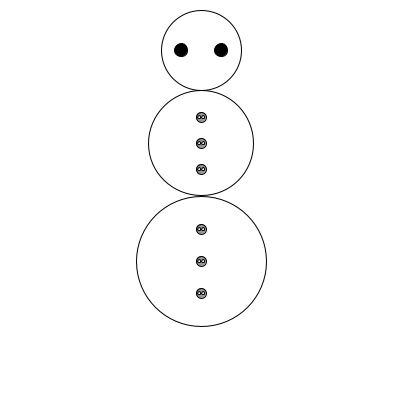
Frame 1 (no input)
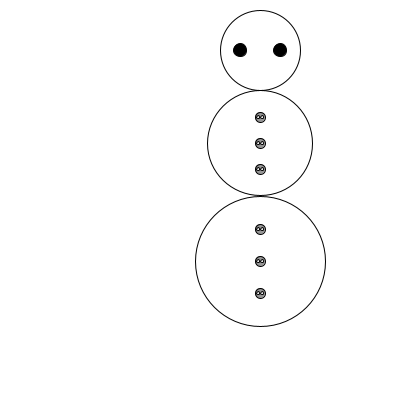
Frame 60 (the mouse pressed at the canvas centre just before this capture)
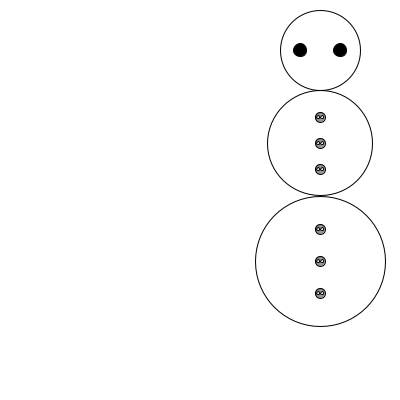
Frame 120 (the mouse held since frame 60 and released just before this capture)

The Processing sketch that drew these frames (run headless with seeded random() and noise(); from frame 60 on, the mouse is pressed at the canvas centre):

// Processing sketch: snowman
// ── snowman.pde
int t = 1;
int d = 25;
void setup () {
  size(400,400);
}
//Use t as RATE OF CHANGE, not additive constant
void draw() {
  background(255);
  int x = width/2;
  int y = height/8;
  int radius = width/5;
  stroke(0);
  fill(0);
  ellipse(x+t+radius/4,y,radius/6,radius/6);
  ellipse(x+t-radius/4,y,radius/6,radius/6);
  for (int i=0; i<height - height/4; i+=radius - 12){
    noFill();
    ellipse(x+t,y+i,radius,radius);
    if (i>0) { //<>//
       for(int z=0;z<3;z++) { //<>//
          Button(x+t, (y+i)-(radius/4)+(z*(radius/4)), 10); //PROBLEM IN THE Y COORDINATE STATEMENT //<>//
       }
    }
    radius+= d;
  }
  t +=1;
  if (x+t==width) {  
    t= -t;
  }
   delay(10);
}

void Button(float bx, float by, float size) {
  fill(150);
  ellipse(bx,by, size, size);
  fill(255);
  ellipse(bx+size/5,by,size/4,size/4);
  ellipse(bx-size/5,by,size/4,size/4);
}
